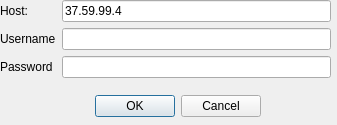
<?xml version="1.0" encoding="UTF-8"?>
<ui version="4.0">
 <class>Connectdialog</class>
 <widget class="QDialog" name="Connectdialog">
  <property name="geometry">
   <rect>
    <x>0</x>
    <y>0</y>
    <width>337</width>
    <height>125</height>
   </rect>
  </property>
  <property name="windowTitle">
   <string>Dialog</string>
  </property>
  <property name="modal">
   <bool>true</bool>
  </property>
  <widget class="QDialogButtonBox" name="buttonBox">
   <property name="geometry">
    <rect>
     <x>80</x>
     <y>90</y>
     <width>181</width>
     <height>32</height>
    </rect>
   </property>
   <property name="orientation">
    <enum>Qt::Horizontal</enum>
   </property>
   <property name="standardButtons">
    <set>QDialogButtonBox::Cancel|QDialogButtonBox::Ok</set>
   </property>
  </widget>
  <widget class="QWidget" name="formLayoutWidget">
   <property name="geometry">
    <rect>
     <x>0</x>
     <y>0</y>
     <width>331</width>
     <height>86</height>
    </rect>
   </property>
   <layout class="QFormLayout" name="formLayout">
    <item row="1" column="0">
     <widget class="QLabel" name="label">
      <property name="text">
       <string>Username</string>
      </property>
     </widget>
    </item>
    <item row="2" column="0">
     <widget class="QLabel" name="label_2">
      <property name="text">
       <string>Password</string>
      </property>
     </widget>
    </item>
    <item row="1" column="1">
     <widget class="QLineEdit" name="lineEdit"/>
    </item>
    <item row="2" column="1">
     <widget class="QLineEdit" name="lineEdit_2">
      <property name="inputMask">
       <string/>
      </property>
      <property name="text">
       <string/>
      </property>
      <property name="maxLength">
       <number>32</number>
      </property>
      <property name="echoMode">
       <enum>QLineEdit::Password</enum>
      </property>
     </widget>
    </item>
    <item row="0" column="0">
     <widget class="QLabel" name="label_3">
      <property name="text">
       <string>Host:</string>
      </property>
     </widget>
    </item>
    <item row="0" column="1">
     <widget class="QLineEdit" name="txthost">
      <property name="text">
       <string>37.59.99.4</string>
      </property>
     </widget>
    </item>
   </layout>
  </widget>
 </widget>
 <resources/>
 <connections>
  <connection>
   <sender>buttonBox</sender>
   <signal>accepted()</signal>
   <receiver>Connectdialog</receiver>
   <slot>accept()</slot>
   <hints>
    <hint type="sourcelabel">
     <x>248</x>
     <y>254</y>
    </hint>
    <hint type="destinationlabel">
     <x>157</x>
     <y>274</y>
    </hint>
   </hints>
  </connection>
  <connection>
   <sender>buttonBox</sender>
   <signal>rejected()</signal>
   <receiver>Connectdialog</receiver>
   <slot>reject()</slot>
   <hints>
    <hint type="sourcelabel">
     <x>316</x>
     <y>260</y>
    </hint>
    <hint type="destinationlabel">
     <x>286</x>
     <y>274</y>
    </hint>
   </hints>
  </connection>
 </connections>
</ui>
